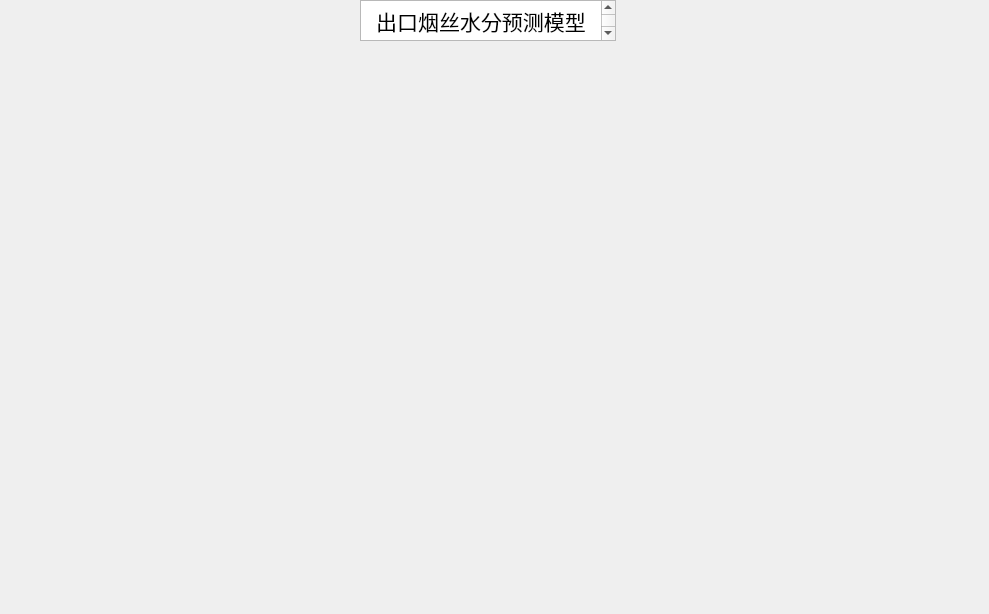
<?xml version="1.0" encoding="UTF-8"?>
<ui version="4.0">
 <class>PredictModel</class>
 <widget class="QWidget" name="PredictModel">
  <property name="geometry">
   <rect>
    <x>0</x>
    <y>0</y>
    <width>989</width>
    <height>614</height>
   </rect>
  </property>
  <property name="windowTitle">
   <string>Form</string>
  </property>
  <widget class="QTextBrowser" name="textBrowser">
   <property name="geometry">
    <rect>
     <x>360</x>
     <y>0</y>
     <width>256</width>
     <height>41</height>
    </rect>
   </property>
   <property name="html">
    <string>&lt;!DOCTYPE HTML PUBLIC &quot;-//W3C//DTD HTML 4.0//EN&quot; &quot;http://www.w3.org/TR/REC-html40/strict.dtd&quot;&gt;
&lt;html&gt;&lt;head&gt;&lt;meta name=&quot;qrichtext&quot; content=&quot;1&quot; /&gt;&lt;style type=&quot;text/css&quot;&gt;
p, li { white-space: pre-wrap; }
&lt;/style&gt;&lt;/head&gt;&lt;body style=&quot; font-family:'SimSun'; font-size:9pt; font-weight:400; font-style:normal;&quot;&gt;
&lt;p align=&quot;center&quot; style=&quot; margin-top:0px; margin-bottom:0px; margin-left:0px; margin-right:0px; -qt-block-indent:0; text-indent:0px;&quot;&gt;&lt;span style=&quot; font-size:16pt;&quot;&gt;出口烟丝水分预测模型&lt;/span&gt;&lt;/p&gt;&lt;/body&gt;&lt;/html&gt;</string>
   </property>
  </widget>
  <widget class="QWidget" name="customPlot" native="true">
   <property name="geometry">
    <rect>
     <x>50</x>
     <y>90</y>
     <width>881</width>
     <height>471</height>
    </rect>
   </property>
  </widget>
 </widget>
 <resources/>
 <connections/>
</ui>
